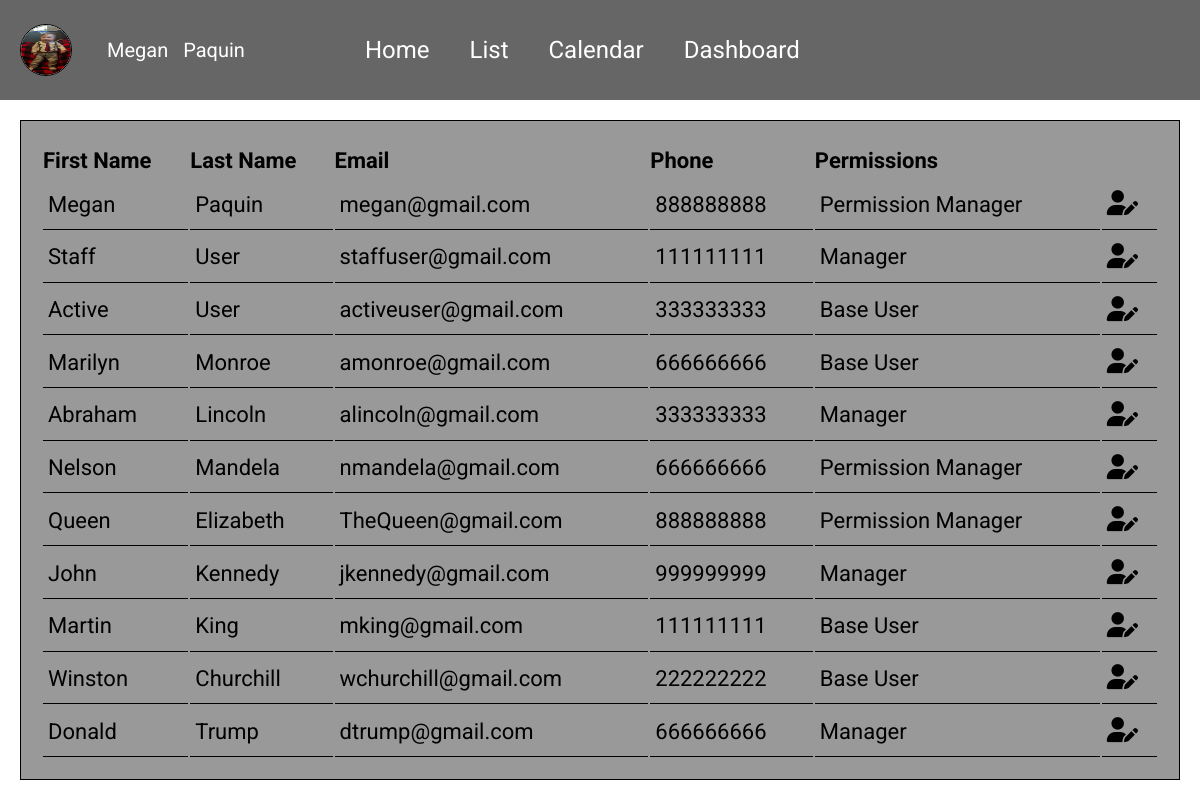
Screenshot of /accounts/permissions (signed in) with the database file from the repository.
### accounts/models.py (models this page shows, shortened)
class CustomUser(AbstractBaseUser, PermissionsMixin):
    email = models.EmailField(_('email address'), unique=True)
    is_staff = models.BooleanField(default=False)
    is_active = models.BooleanField(default=True)
    date_joined = models.DateTimeField(default=timezone.now)
    USERNAME_FIELD = 'email'
    REQUIRED_FIELDS = []
    color = models.CharField(max_length=7, default="#FFFFFF")
    first_name = models.CharField(max_length=128)
    last_name = models.CharField(max_length=128)
    phone = models.CharField(max_length=9, null=True)
    image = models.ImageField(upload_to='images/', default='images/default_img.png')
    objects = CustomUserManager()

### accounts/views.py (the view)
# urls.py: path('permissions', PermissionListView.as_view(), name="permissions"),
class PermissionListView(LoginRequiredMixin, UserPassesTestMixin, ListView):
    template_name = "accounts/permissions.html"
    model = CustomUser
    def test_func(self):
        return self.request.user.is_superuser

### templates/accounts/permissions.html (shortened to what this page needs)
{% extends 'base.html' %}
{% load static %}
{% block links %}
<link rel="stylesheet" href="{% static 'css/permissions.css' %}">
{% endblock links %}
{% block contents %}
<table class="perm-table">
    <tr>
         <th scope="col">First Name</th>
         <th scope="col">Last Name</th>
         <th scope="col">Email</th>
         <th scope="col">Phone</th>
         <th scope="col">Permissions</th>
         <th scope="col"></th>
    </tr>
    {% for each in customuser_list %}
    <tr>
        <td>{{ each.first_name }}</td>
        <td>{{ each.last_name }}</td>
        <td>{{ each.email }}</td>
        <td>{{ each.phone }}</td>
        <td>
            {% if each.is_superuser %}
                Permission Manager
            {% elif each.is_staff %}
                Manager
            {% else %}
                Base User
            {% endif %}
        </td>
        <td class="person-icon">
            <a href="{% url 'permissions-edit' each.id %}"><i class="fa-solid fa-user-pen"></i></a>
        </td>
    </tr>
    {% endfor %}
</table>
{% endblock contents %}

### templates/base.html (shortened to what this page needs)
{% load static %}
<!DOCTYPE html>
<html lang="en">
<head>
    {% block links %}
    {% endblock links %}
    <link rel="stylesheet" href="{% static 'css/base.css' %}">
    <link rel="stylesheet" href="{% static 'css/page-layout.css' %}">
</head>
<body>
    <div class="row-container">
        <div class="column-container column">
            <div class="row-container top-nav">
                <div class="name-group">
                    <img src="{{ user.image.url }}" alt="user profile image" class="user-circle">
                    {% if user.is_authenticated %}
                        <a href="{% url 'change_user' user.id %}">
                            <span>{{ user.first_name }}</span>
                            <span>{{ user.last_name }}</span>
                        </a>
                    {% endif %}
                </div>
                <a href="{% url 'home' %}">Home</a>
                <a href="{% url 'list' %}">List</a>
                <a href="{% url 'calendar' %}">Calendar</a>
                <a href="{% url 'dashboard' %}">Dashboard</a>
            </div>
            <div class="column-container contents">
                {% block contents %}
                {% endblock contents %}
            </div>
        </div>
    </div>
</body>
</html>

### static/css/permissions.css (style rules this page uses)
.perm-table { background: #999; padding: 20px; margin: 20px; border: 1px solid black; text-align: left; font-size: 22px; height: calc(100vh - 100px); overflow: scroll; scroll-behavior: auto; }
.fa-solid { text-align: center; font-size: 25px; }
tr { border-bottom: 1px solid black; }
td { border-bottom: 1px solid black; padding: 5px; }

### static/css/base.css (style rules this page uses)
* { padding: 0; margin: 0; }
html { padding: 0; margin-right: 0; }
a { color: inherit; }
body { background-color: #333333; font-family: 'Roboto', sans-serif; color: #FFF; }
.row-container { display: flex; width: 100%; flex-direction: row; flex-wrap: wrap; justify-content: center; align-items: center; margin: 0; padding: 0; }
.column-container { display: flex; width: 100%; flex-direction: column; align-content: left; margin: 0; padding: 0; }
a { text-decoration: none; color: black; }
.top-nav a { color: #FFF; }

### static/css/page-layout.css (style rules this page uses)
.user-circle { width: 50px; height: 50px; background-color: #FFF ; border: 1px solid black; border-radius: 50%; margin: auto 10px; }
.column { flex: 5; width: 100%; }
.top-nav { background-color: #666; height: 100px; font-size: 24px; justify-content: left; }
.contents { background-color: #fff; color: black; height: calc(100vh - 100px); }
.name-group { display: flex; flex-direction: row; flex-wrap: none; margin-left: 10px; margin-right: 75px; font-size: 20px; align-items: center; }
.name-group span { margin: 0 5px; }
.top-nav a { margin: auto 20px; }

### rows the page displays
CustomUser: image (picture), first_name "Megan", last_name "Paquin", email "megan@gmail.com", phone "888888888", is_superuser "Permission Manager"
CustomUser: first_name "Staff", last_name "User", email "staffuser@gmail.com", phone "111111111", is_superuser "Manager"
CustomUser: first_name "Active", last_name "User", email "activeuser@gmail.com", phone "333333333", is_superuser "Base User"
CustomUser: first_name "Marilyn", last_name "Monroe", email "amonroe@gmail.com", phone "666666666", is_superuser "Base User"
CustomUser: first_name "Abraham", last_name "Lincoln", email "alincoln@gmail.com", phone "333333333", is_superuser "Manager"
CustomUser: first_name "Nelson", last_name "Mandela", email "nmandela@gmail.com", phone "666666666", is_superuser "Permission Manager"
CustomUser: first_name "Queen", last_name "Elizabeth", email "TheQueen@gmail.com", phone "888888888", is_superuser "Permission Manager"
CustomUser: first_name "John", last_name "Kennedy", email "jkennedy@gmail.com", phone "999999999", is_superuser "Manager"
CustomUser: first_name "Martin", last_name "King", email "mking@gmail.com", phone "111111111", is_superuser "Base User"
CustomUser: first_name "Winston", last_name "Churchill", email "wchurchill@gmail.com", phone "222222222", is_superuser "Base User"
CustomUser: first_name "Donald", last_name "Trump", email "dtrump@gmail.com", phone "666666666", is_superuser "Manager"
